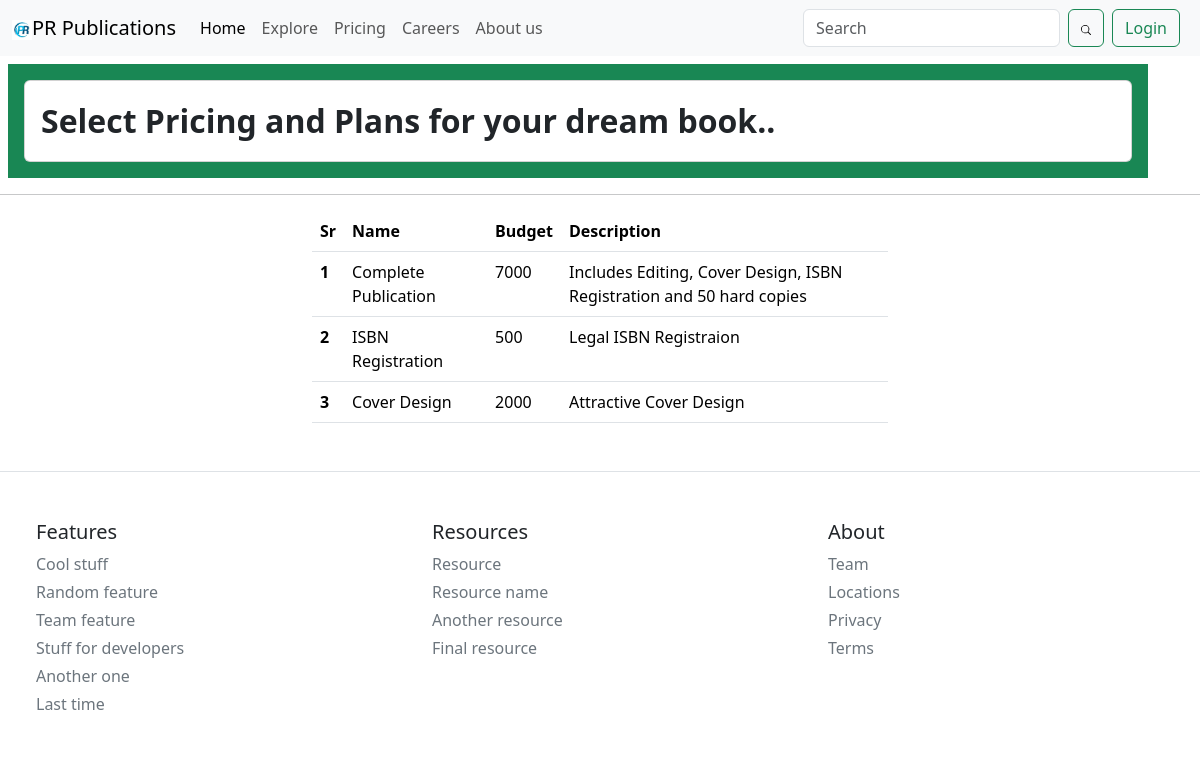
The page /pricing/ on the database its author committed.
### home/models.py (models this page shows, shortened)
class Pricing(models.Model):
    title = models.CharField(max_length=100, blank=False)
    budget = models.IntegerField(blank=False)
    description = models.CharField(max_length=500, blank= True)

### home/views.py (the view)
# urls.py: path('pricing/', pricing_page, name='pricing'),
def pricing_page(request):
    queryset = Pricing.objects.all()
    return render(request, 'pricing.html', context= {'pricings': queryset})

### home/templates/pricing.html (shortened to what this page needs)
{%extends 'base.html'%}
{%block start%}
<div class="container mt-2 ms-2 text-bg-success p-3">
    <div class="card">
        <div class="card-body">
          <strong class="fs-bold fs-2">Select Pricing and Plans for your dream book..</strong>
        </div>
    </div>
</div>
<hr class="featurette-divider">
<div class="container mt-2 col-6">
    <table class="table table-hover">
        <thead>
          <tr>
            <th scope="col">Sr</th>
            <th scope="col">Name</th>
            <th scope="col">Budget</th>
            <th scope="col">Description</th>
          </tr>
        </thead>
        <tbody>
          {%for service in pricings %}
          <tr>
            <th scope="row">{{forloop.counter}}</th>
            <td>{{service.title}}</td>
            <td>{{service.budget}}</td>
            <td>{{service.description}}</td>
          </tr>
          {%endfor%}
        </tbody>
      </table>
</div>
{%endblock%}

### home/templates/base.html (shortened to what this page needs)
{%load static%}
<!DOCTYPE html>
<html lang="en">
<head>
    <link href="https://cdn.jsdelivr.net/npm/bootstrap@5.3.3/dist/css/bootstrap.min.css" rel="stylesheet">
</head>
<body>
    <nav class="navbar navbar-expand-lg bg-body-tertiary">
        <div class="container-fluid">
          <a class="navbar-brand" href="{% url 'home' %}"><img src="/static/images/logo.jpg" alt="logo" height = "20" >PR Publications</a>
          <div class="collapse navbar-collapse" id="navbarSupportedContent">
            <ul class="navbar-nav me-auto mb-2 mb-lg-0">
              <li class="nav-item">
                <a class="nav-link active" aria-current="page" href="{% url 'home' %}">Home</a>
              </li>
              <li class="nav-item">
                <a class="nav-link" href="{% url 'explore' %}">Explore</a>
              </li>
                <a class="nav-link" href="{% url 'pricing' %}">Pricing</a>
                <a class="nav-link" href="{% url 'careers' %}">Careers</a>
                <a class="nav-link" href="{% url 'about' %}">About us</a>
            </ul>
            <form class="d-flex" role="search">
              <input class="form-control me-2" type="search" placeholder="Search" aria-label="Search">
              <button class="btn btn-outline-success" type="submit"><img src="/static/images/search.svg" alt="search"></button>
              {% if user.is_authenticated %}
            <a class="btn btn-outline-success mx-2" href="{% url 'logout_page' %}">{{user.first_name}}</a>
            {%else%}
            <a class="btn btn-outline-success mx-2" href="{% url 'login' %}">Login</a>
            {%endif%}
            </form>
          </div>
        </div>
      </nav>
      {%block start%}
      {%endblock%}
      <footer class="pt-4 my-md-5 pt-md-5 border-top">
        <div class="row">
          <div class="col-6 col-md ps-5">
            <h5>Features</h5>
            <ul class="list-unstyled text-small">
              <li class="mb-1"><a class="link-secondary text-decoration-none" href="#">Cool stuff</a></li>
              <li class="mb-1"><a class="link-secondary text-decoration-none" href="#">Random feature</a></li>
              <li class="mb-1"><a class="link-secondary text-decoration-none" href="#">Team feature</a></li>
              <li class="mb-1"><a class="link-secondary text-decoration-none" href="#">Stuff for developers</a></li>
              <li class="mb-1"><a class="link-secondary text-decoration-none" href="#">Another one</a></li>
              <li class="mb-1"><a class="link-secondary text-decoration-none" href="#">Last time</a></li>
            </ul>
          </div>
          <div class="col-6 col-md">
            <h5>Resources</h5>
            <ul class="list-unstyled text-small">
              <li class="mb-1"><a class="link-secondary text-decoration-none" href="#">Resource</a></li>
              <li class="mb-1"><a class="link-secondary text-decoration-none" href="#">Resource name</a></li>
              <li class="mb-1"><a class="link-secondary text-decoration-none" href="#">Another resource</a></li>
              <li class="mb-1"><a class="link-secondary text-decoration-none" href="#">Final resource</a></li>
            </ul>
          </div>
          <div class="col-6 col-md">
            <h5>About</h5>
            <ul class="list-unstyled text-small">
              <li class="mb-1"><a class="link-secondary text-decoration-none" href="#">Team</a></li>
              <li class="mb-1"><a class="link-secondary text-decoration-none" href="#">Locations</a></li>
              <li class="mb-1"><a class="link-secondary text-decoration-none" href="#">Privacy</a></li>
              <li class="mb-1"><a class="link-secondary text-decoration-none" href="#">Terms</a></li>
            </ul>
          </div>
        </div>
      </footer>
</body>
</html>

### rows shown on the page
Pricing: title "Complete Publication", budget "7000", description "Includes Editing, Cover Design, ISBN Registration and 50 hard copies"
Pricing: title "ISBN Registration", budget "500", description "Legal ISBN Registraion"
Pricing: title "Cover Design", budget "2000", description "Attractive Cover Design"
